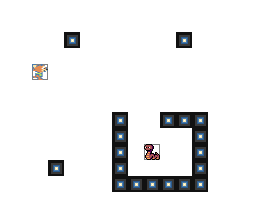

Below is a game level as drawn by its tile map, then a one-line description and the .tmx file that defines it, in full:
An orthogonal 16x14 tile map with 16x16 px tiles, 3 tile layers (map, objects, foreground), 3 tilesets.

<map version="1.2" tiledversion="1.3.2" orientation="orthogonal" renderorder="right-down" width="16" height="14" tilewidth="16" tileheight="16" hexsidelength="0" infinite="0" nextlayerid="6" nextobjectid="1" compressionlevel="0">
  <properties>
    <property name="padding_top" type="int" value="1" />
    <property name="padding_bottom" type="int" value="1" />
    <property name="padding_left" type="int" value="1" />
    <property name="padding_right" type="int" value="1" />
  </properties>
  <tileset firstgid="1" source="../Actors.tsx" />
  <tileset firstgid="257" source="../Blocks.tsx" />
  <tileset firstgid="513" source="tileset.tileset.tsx" />
  <layer id="1" name="map" width="16" height="14">
    <data encoding="csv">
513,514,515,516,517,518,519,520,521,522,523,524,525,526,527,528,
529,530,531,532,533,534,535,536,537,538,539,540,541,542,543,544,
545,546,547,548,549,550,551,552,553,554,555,556,557,558,559,560,
561,562,563,564,565,566,567,568,569,570,571,572,573,574,575,576,
577,578,579,580,581,582,583,584,585,586,587,588,589,590,591,592,
593,594,595,596,597,598,599,600,601,602,603,604,605,606,607,608,
609,610,611,612,613,614,615,616,617,618,619,620,621,622,623,624,
625,626,627,628,629,630,631,632,633,634,635,636,637,638,639,640,
641,642,643,644,645,646,647,648,649,650,651,652,653,654,655,656,
657,658,659,660,661,662,663,664,665,666,667,668,669,670,671,672,
673,674,675,676,677,678,679,680,681,682,683,684,685,686,687,688,
689,690,691,692,693,694,695,696,697,698,699,700,701,702,703,704,
705,706,707,708,709,710,711,712,713,714,715,716,717,718,719,720,
721,722,723,724,725,726,727,728,729,730,731,732,733,734,735,736
</data>
    <properties>
      <property name="megadrive" type="bool" value="true" />
      <property name="foreground" type="bool" value="False" />
      <property name="amiga_ocs" type="bool" value="true" />
      <property name="amiga_ocs_cdtv" type="bool" value="true" />
      <property name="neogeo" type="bool" value="true" />
    </properties>
  </layer>
  <layer id="2" name="objects" width="16" height="14">
    <data encoding="csv">
513,513,513,513,0,0,0,0,0,0,0,0,0,0,0,0,
0,0,0,0,0,0,0,0,0,0,0,0,0,0,0,0,
0,0,0,0,514,0,0,0,0,0,0,514,0,0,0,0,
0,0,0,0,0,0,0,0,0,0,0,0,0,0,0,0,
0,0,1,0,0,0,0,0,0,0,0,0,0,0,0,0,
0,0,0,0,0,0,0,0,0,0,0,0,0,0,0,0,
0,0,0,0,0,0,0,0,0,0,0,0,0,0,0,0,
0,0,0,0,0,0,0,514,0,0,514,514,514,0,0,0,
0,0,0,0,0,0,0,514,0,0,0,0,514,0,0,0,
0,0,0,0,0,0,0,514,0,2,0,0,514,0,0,0,
0,0,0,514,0,0,0,514,0,0,0,0,514,0,0,0,
0,0,0,0,0,0,0,514,514,514,514,514,514,0,0,0,
0,0,0,0,0,0,0,0,0,0,0,0,0,0,0,0,
0,0,0,0,0,0,0,0,0,0,0,0,0,0,0,0
</data>
    <properties>
      <property name="megadrive" type="bool" value="true" />
      <property name="foreground" type="bool" value="False" />
      <property name="amiga_ocs" type="bool" value="true" />
      <property name="amiga_ocs_cdtv" type="bool" value="true" />
      <property name="neogeo" type="bool" value="true" />
    </properties>
  </layer>
  <layer id="3" name="foreground" width="16" height="14">
    <data encoding="csv">
0,0,0,0,0,0,0,0,0,0,0,0,0,0,0,0,
0,0,0,0,0,0,0,0,0,0,0,0,0,0,0,0,
0,0,0,0,0,0,0,0,0,0,0,0,0,0,0,0,
0,0,0,0,0,0,0,0,0,0,0,0,0,0,0,0,
0,0,0,0,0,0,0,0,0,0,0,0,0,0,0,0,
0,0,0,0,0,0,0,0,0,0,0,0,0,0,0,0,
0,0,0,0,0,0,0,0,0,0,0,0,0,0,0,0,
0,0,0,0,0,0,0,0,0,0,0,0,0,0,0,0,
0,0,0,0,0,0,0,0,0,0,0,0,0,0,0,0,
0,0,0,0,0,0,0,0,0,0,0,0,0,0,0,0,
0,0,0,0,0,0,0,0,0,0,0,0,0,0,0,0,
0,0,0,0,0,0,0,0,0,0,0,0,0,0,0,0,
0,0,0,0,0,0,0,0,0,0,0,0,0,0,0,0,
0,0,0,0,0,0,0,0,0,0,0,0,0,0,0,0
</data>
    <properties>
      <property name="megadrive" type="bool" value="true" />
      <property name="foreground" type="bool" value="True" />
      <property name="amiga_ocs" type="bool" value="true" />
      <property name="amiga_ocs_cdtv" type="bool" value="true" />
      <property name="neogeo" type="bool" value="true" />
    </properties>
  </layer>
  <objectgroup id="5" name="events" />
</map>
